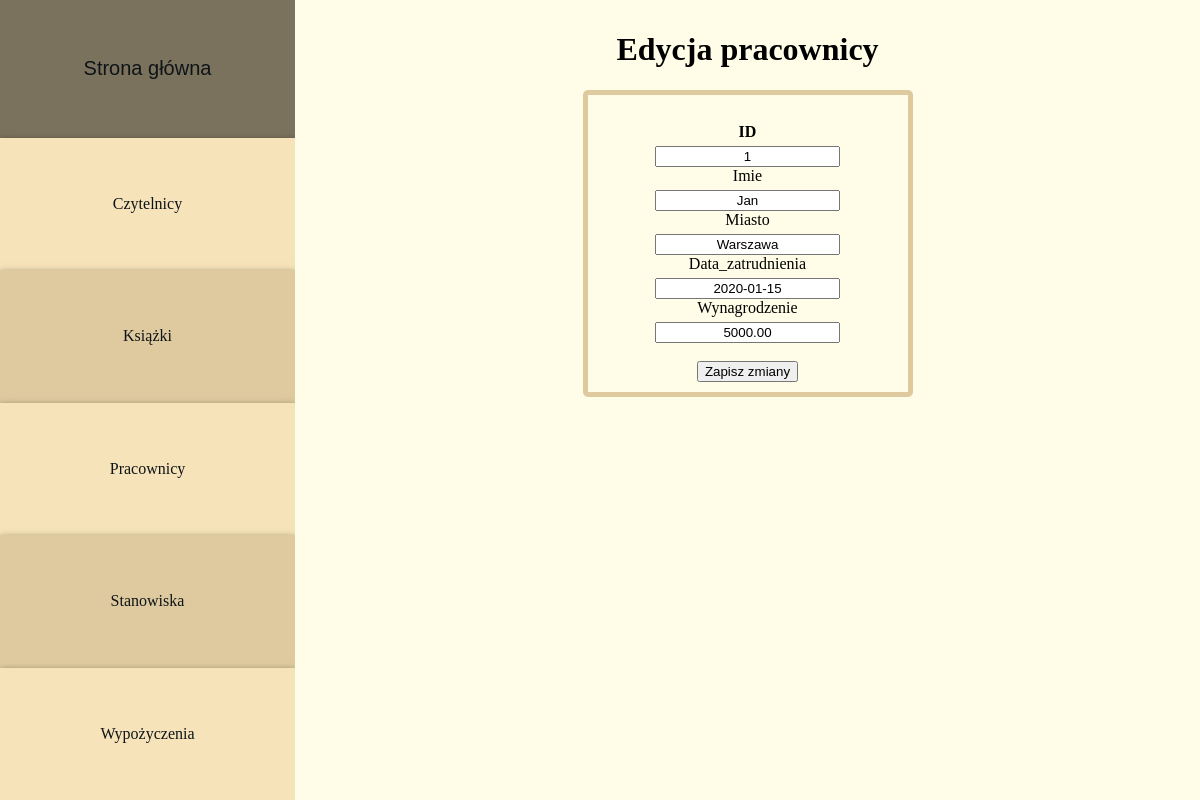
The page /edytuj.php?id=1&t=pracownicy on the database its author committed.
### tables this page shows
CREATE TABLE pracownicy (
    Id_pracownika INT AUTO_INCREMENT PRIMARY KEY,
    Imie VARCHAR(50),
    Miasto VARCHAR(50),
    Data_zatrudnienia DATE,
    Wynagrodzenie DECIMAL(10, 2)
);

### edytuj.php (the view, shortened to what this page needs)
<!DOCTYPE html>
<html lang="pl">
<head>
    <link rel="stylesheet" href="style.css">
</head>
<body>
<div class="container">
    <?php include 'menu.php'; ?>
    <div class="main-content">
        <?php
        if(isset($_GET['id'])) {
            $id = $_GET['id'];
            $t = $_GET['t'];
            $sql = "SELECT Nr_czytelnika  AS ID,
                    Imie,
                Nazwisko,
                Miasto,
                Kod,
                Ulica,
                Data_ur,
                Data_zapisania,
                Data_skreslenia,
                Nr_legitymacji,
                Funkcja,
                Plec FROM czytelnicy WHERE Nr_czytelnika  = $id";
            if ($t === 'ksiazki') {
                $sql = "SELECT Sygnatura AS ID,
                    imie AS Imię,
                    nazwisko AS Nazwisko,
                    Wydawnictwo AS Wydawnictwo,
                    Rok_wyd as 'Wydanie',
                    Cena AS 'Cena',
                    Id_dzial,
                    dostepna as 'Dostepnosc' FROM ksiazki WHERE Sygnatura = $id";
            }
            else if ($t === 'stanowiska') {
                $sql = "SELECT Id_stanowiska as ID,
                Nazwa FROM stanowiska WHERE Id_stanowiska = $id";
            }
            else if ($t === 'pracownicy') {
                $sql = "SELECT Id_pracownika as ID,
                Imie,
                Miasto,
                Data_zatrudnienia,
                Wynagrodzenie FROM pracownicy WHERE Id_pracownika = $id";
            }
            $result = $con->query($sql);
            if ($result->num_rows > 0) {
                $fetch_assoc = $result->fetch_assoc();
                ?>
                    <h1 style="text-align: center;">Edycja <?php echo $t ?></h1>
                    <form action="" method="POST">
                        <div class="container2">
                            <?php
                            foreach ($fetch_assoc as $c => $value) {
                                echo "<br>";
                                if ($c === 'ID') {
                                    echo "<label for='$c'><b>ID</b></label>";
                                    echo "<input id='$c' name='$c' value='$value' readonly>";
                                }
                                else {
                                    echo "<label for='$c'>$c</label>";
                                    echo "<input type='text' id='$c' name='$c' value='$value'>";
                                }
                            }
                            echo "<br>";
                            ?>
                            <br>
                            <input type="submit" value="Zapisz zmiany">
                        </div>
                    </form>
                <?php
            } else {
                echo "Brak danych dla podanego ID.";
            }
        } else {
            echo "Nie podano ID.";
        }
        ?>
    </div>
</div>
</body>
</html>

### style.css (style rules this page uses)
html, body { margin: 0; padding: 0; height: 100%; }
.container { display: flex; height: 100vh; }
.main-content { text-align: center; align-items: center; justify-content: center; width: 75%; padding: 10px; background-color: #FFFDE8; }

### edytuj.php (style rules this page uses)
.container2 { border: 5px solid; border-color: #DFCA9F; padding: 10px; border-radius: 5px; width: 300px; margin: 0 auto; }
label { display: inline-block; display: block; margin-bottom: 5px; }
input { text-align: center; }

### rows shown on the page
pracownicy: ID "1", Imie "Jan", Miasto "Warszawa", Data_zatrudnienia "2020-01-15", Wynagrodzenie "5000.00"

### other values the page prints
$t "pracownicy"
$c "Imie"
$c "Miasto"
$c "Data_zatrudnienia"
$c "Wynagrodzenie"
